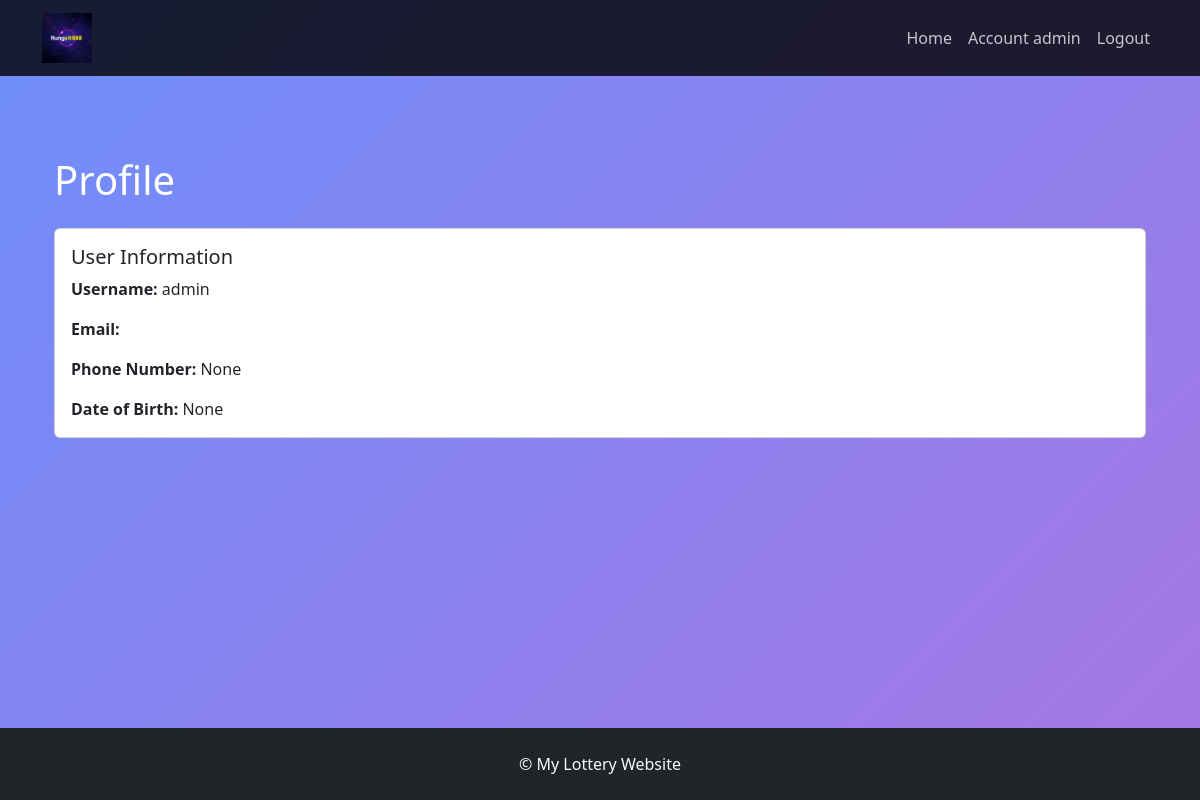
Screenshot of /profile/ (signed in) with the database file from the repository.
### accounts/models.py (models this page shows, shortened)
class Profile(models.Model):
    user = models.OneToOneField(User, on_delete=models.CASCADE, verbose_name='User')
    phone_number = models.CharField(max_length=15, blank=True, null=True, verbose_name='Phone Number')
    date_of_birth = models.DateField(blank=True, null=True, verbose_name='Date of Birth')
    class Meta:
        verbose_name = 'Profile'
        verbose_name_plural = 'Profiles'

### accounts/views.py (the view)
# urls.py: path('profile/', ProfileView.as_view(), name='profile'),
class ProfileView(LoginRequiredMixin, View):
    template_name = 'profile.html'
    def get(self, request):
        profile, created = Profile.objects.get_or_create(user=request.user)
        return render(request, self.template_name, {'profile': profile})

### accounts/views.py (called while the page is built)
    def dispatch(self, request, *args, **kwargs):
        if not request.user.is_authenticated:
            return redirect('/login/')  # Redirect to login page if user is not authenticated
        return super().dispatch(request, *args, **kwargs)

### accounts/templates/profile.html (shortened to what this page needs)
{% extends 'base.html' %}
{% block content %}
<div class="container">
    <h1 class="mb-4">Profile</h1>
    <div class="card">
        <div class="card-body">
            <h5 class="card-title">User Information</h5>
            <p class="card-text"><strong>Username:</strong> {{ profile.user.username }}</p>
            <p class="card-text"><strong>Email:</strong> {{ profile.user.email }}</p>
            <p class="card-text"><strong>Phone Number:</strong> {{ profile.phone_number }}</p>
            <p class="card-text"><strong>Date of Birth:</strong> {{ profile.date_of_birth }}</p>
        </div>
    </div>
</div>
{% endblock %}

### lottery/templates/base.html (shortened to what this page needs)
{% load static %}
<!DOCTYPE html>
<html lang="en">
<head>
    <link href="https://cdn.jsdelivr.net/npm/bootstrap@5.3.3/dist/css/bootstrap.min.css" rel="stylesheet">
    <link rel="stylesheet" href="https://cdnjs.cloudflare.com/ajax/libs/font-awesome/6.6.0/css/all.min.css" />
</head>
<body class="d-flex flex-column min-vh-100">
    <header>
        <nav class="navbar navbar-expand-lg navbar-dark bg-dark-custom">
            <div class="container">
                <a class="navbar-brand me-3" href="{% url 'index' %}"><img src="{% static 'logo-2.png' %}" alt="logo"></a>
                <div class="collapse navbar-collapse" id="navbarNav">
                    <ul class="navbar-nav ms-auto">
                        <li class="nav-item">
                            <a class="nav-link" href="{% url 'index' %}">Home</a>
                        </li>
                        {% if user.is_authenticated %}
                            <li class="nav-item">
                                <a class="nav-link" href="{% url 'profile' %}">Account {{ user.username }}</a>
                            </li>
                            <li class="nav-item">
                                <a class="nav-link" href="{% url 'logout' %}">Logout</a>
                            </li>
                        {% endif %}
                    </ul>
                </div>
            </div>
        </nav>
    </header>
    <main class="flex-fill">
        <div class="container content-wrapper">
            {% block content %}
            {% endblock %}
        </div>
    </main>
    <footer class="bg-dark text-light text-center py-4">
        <div class="container">
            <p class="mb-0">&copy; {{ current_year }} My Lottery Website</p>
        </div>
    </footer>
</body>
</html>

### lottery/templates/base.html (style rules this page uses)
body { background: linear-gradient(135deg, #6e8efb 0%, #a777e3 100%); color: #fff; }
.navbar-dark .navbar-nav .nav-link { color: rgba(255, 255, 255, 0.75); }
.navbar-dark .navbar-brand { color: #fff; margin-right: 1rem; }
.bg-dark-custom { background-color: rgba(0, 0, 0, 0.8); }
footer { background-color: rgba(0, 0, 0, 0.8); }
.container { max-width: auto; }
.content-wrapper { margin-top: 5rem; margin-bottom: 5rem; }
.navbar-brand img { width: 50px; height: 50px; }
.navbar-collapse { flex-grow: 0; }

### rows the page displays
Profile: user.username "admin", phone_number "None", date_of_birth "None"

### other values shown
{{ user.username }} "admin"
